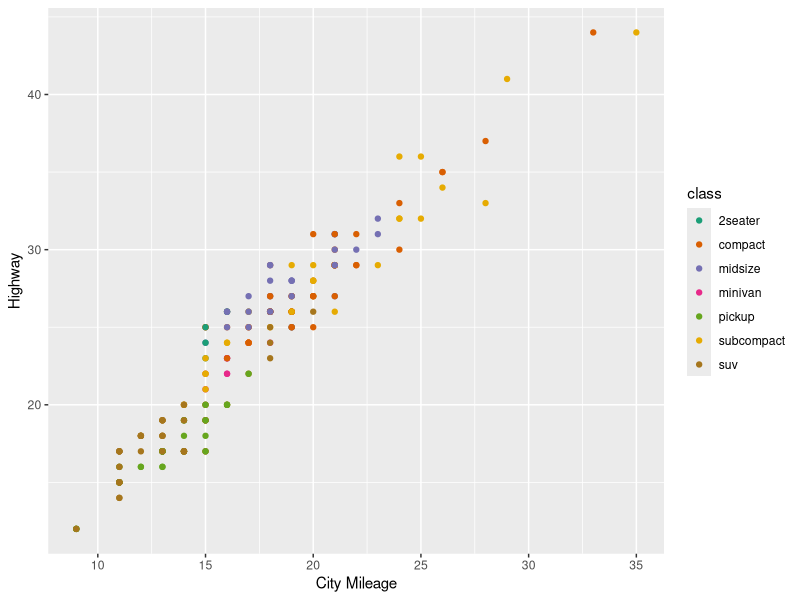

Write the R code that produced this figure.
## ---- chunk 1
knitr::opts_chunk$set(echo = TRUE)
library(tidyverse)
## ---- chunk 2
glimpse(mpg)
## ---- chunk 3
ggplot(mpg, aes( x = cty,
                        y = hwy,
                        color = class)) +
  geom_point() +
  labs(x = "City Mileage",
       y = "Highway") +
  scale_color_brewer(palette = "Dark2")
